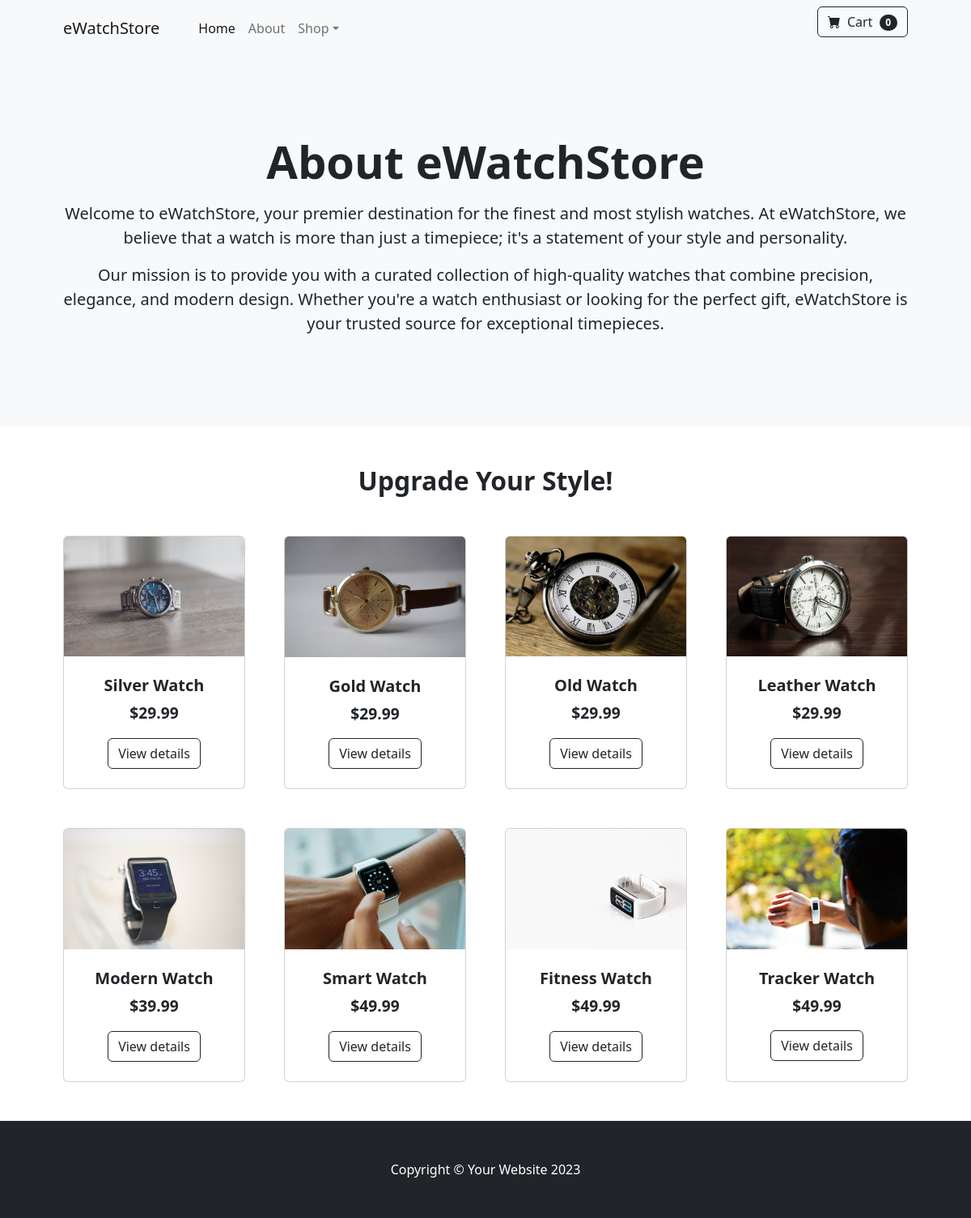
/about, run on the app's committed database.
### postings/models.py (models this page shows, shortened)
class Product(models.Model):
    name = models.CharField(max_length=255)
    description = models.TextField()
    price = models.DecimalField(max_digits=10, decimal_places=2)
    quantity_available = models.PositiveIntegerField()
    image = models.ImageField(upload_to='product_images/', null=True, blank=True)

### postings/views.py (the view)
# urls.py: path("about", views.about, name="about"),
def about(request):
    products = Product.objects.all()
    return render(request,"about.html", {'products': products})

### postings/templates/about.html (shortened to what this page needs)
<!DOCTYPE html>
{% load static %}
<html lang="en">
<head>
    <link href="https://cdn.jsdelivr.net/npm/bootstrap-icons@1.5.0/font/bootstrap-icons.css" rel="stylesheet" />
    <link href="{% static 'css/styles.css' %}" rel="stylesheet" />
</head>
<body>
    <nav class="navbar navbar-expand-lg navbar-light bg-light">
        <div class="container px-4 px-lg-5">
            <a class="navbar-brand" href="/">eWatchStore</a>
            <div class="collapse navbar-collapse" id="navbarSupportedContent">
                <ul class="navbar-nav me-auto mb-2 mb-lg-0 ms-lg-4">
                    <li class="nav-item"><a class="nav-link active" aria-current="page" href="/">Home</a></li>
                    <li class="nav-item"><a class="nav-link" href="/about">About</a></li>
                    <li class="nav-item dropdown">
                        <a class="nav-link dropdown-toggle" id="navbarDropdown" href="/" role="button" data-bs-toggle="dropdown" aria-expanded="false">Shop</a>
                    </li>
                </ul>
                <form class="d-flex">
                    <button class="btn btn-outline-dark" type="submit">
                        <i class="bi-cart-fill me-1"></i>
                        Cart
                        <span class="badge bg-dark text-white ms-1 rounded-pill">0</span>
                    </button>
                </form>
            </div>
        </div>
    </nav>
    <section class="py-5 bg-light">
        <div class="container px-4 px-lg-5 my-5">
            <div class="row gx-4 gx-lg-5 align-items-center">
                <div class="col-md-12 text-center">
                    <h2 class="display-4 fw-bolder mb-3">About eWatchStore</h2>
                    <p class="lead">
                        Welcome to eWatchStore, your premier destination for the finest and most stylish watches.
                        At eWatchStore, we believe that a watch is more than just a timepiece; it's a statement of your style and personality.
                    </p>
                    <p class="lead">
                        Our mission is to provide you with a curated collection of high-quality watches that combine precision,
                        elegance, and modern design. Whether you're a watch enthusiast or looking for the perfect gift,
                        eWatchStore is your trusted source for exceptional timepieces.
                    </p>
                </div>
            </div>
        </div>
    </section>
    <div class="center-element">
        <h2 class="fw-bolder mt-5 mb-4">Upgrade Your Style!</h2>
      </div>
    {% if products %}
        <div class="container px-4 px-lg-5 mt-5">
            <div class="row gx-4 gx-lg-5 row-cols-2 row-cols-md-3 row-cols-xl-4 justify-content-center">
                {% for product in products %}
                    <div class="col mb-5">
                        <a class="card-link" href="{% url 'detail' product.id %}">
                            <div class="card h-100">
                                {% if product.image %}
                                    <img class="card-img-top" src="{{ product.image.url }}" alt="{{ product.name }}">
                                {% endif %}
                                <div class="card-body p-4">
                                    <div class="text-center">
                                        <h5 class="fw-bolder">{{ product.name }}</h5>
                                        <div class="price">
                                            <span class="price-bold">${{ product.price }}</span>
                                        </div>
                                        <div class="text-center mt-3">
                                            <a class="btn btn-outline-dark" href="{% url 'detail' product.id %}">View details</a>
                                          </div>
                                    </div>
                                </div>
                            </div>
                        </a>
                    </div>
                {% endfor %}
            </div>
        </div>
    {% else %}
        <p>No products available.</p>
    {% endif %}
    <footer class="py-5 bg-dark">
        <div class="container"><p class="m-0 text-center text-white">Copyright &copy; Your Website 2023</p></div>
    </footer>
</body>
</html>

### postings/templates/about.html (style rules this page uses)
.center-element { text-align: center; }
.center-element h2 { margin: 0 auto; }
.price-bold { font-size: 1.2em; font-weight: bold; }
.card-link { display: block; text-decoration: none; color: inherit; }

### data on the page
Product: image (picture), name "Silver Watch", price "29.99"
Product: image (picture), name "Gold Watch", price "29.99"
Product: image (picture), name "Old Watch", price "29.99"
Product: image (picture), name "Leather Watch", price "29.99"
Product: image (picture), name "Modern Watch", price "39.99"
Product: image (picture), name "Smart Watch", price "49.99"
Product: image (picture), name "Fitness Watch", price "49.99"
Product: image (picture), name "Tracker Watch", price "49.99"
